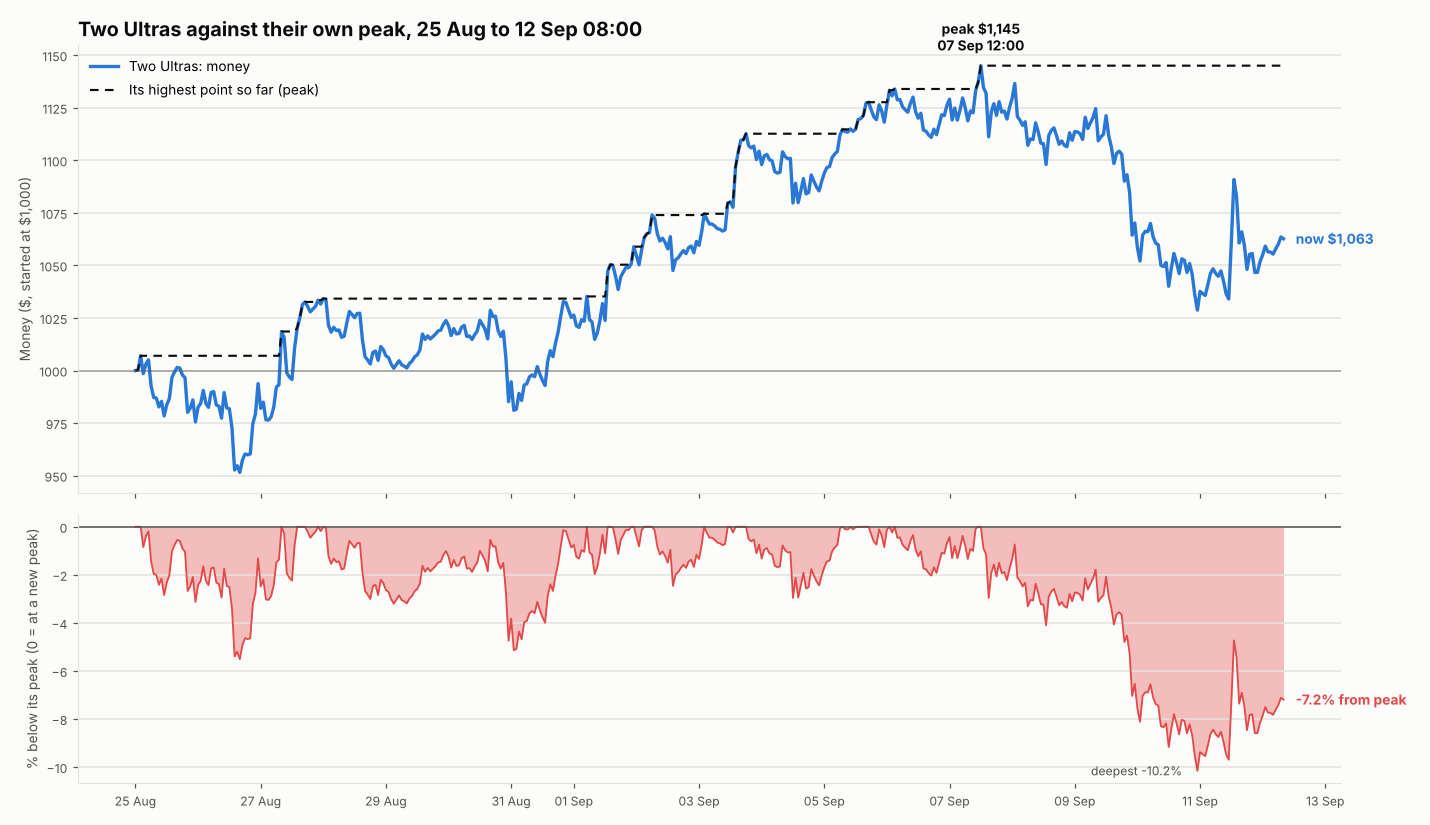

Write Python code to recreate this figure.
#!/usr/bin/env python3
"""The two-Ultra hourly run measured only against its own peak: money, the highest point so far, and how far
below that peak it is each hour.   python3 mixed/peak_chart.py -> mixed/peak_chart.png"""
import csv
import os
from datetime import datetime

import matplotlib
matplotlib.use("Agg")
import matplotlib.pyplot as plt
import matplotlib.dates as mdates

plt.rcParams["text.parse_math"] = False
HERE = os.path.dirname(os.path.abspath(__file__))
INK, INK2, GRID, SURF, BLUE, RED = "#0b0b0b", "#52514e", "#e4e3df", "#fcfcfb", "#2a78d6", "#e34948"


def main():
    rows = [r for r in csv.DictReader(open(os.path.join(HERE, os.environ.get("SRC", "watcher_hourly_3m_ultra.csv")))) if r.get("value")]
    t = [datetime.strptime(r["time"], "%Y-%m-%d %H:%M") for r in rows]
    v = [float(r["value"]) for r in rows]
    pk, peaks = 0.0, []
    for x in v:
        pk = max(pk, x)
        peaks.append(pk)
    dd = [100 * (x / p - 1) for x, p in zip(v, peaks)]
    fig, (a1, a2) = plt.subplots(2, 1, figsize=(13, 7.5), facecolor=SURF, sharex=True, gridspec_kw={"height_ratios": [2, 1.2]})
    a1.plot(t, v, color=BLUE, lw=2.2, label="Two Ultras: money")
    a1.plot(t, peaks, color=INK, lw=1.4, ls=(0, (4, 3)), label="Its highest point so far (peak)")
    i = v.index(max(v))
    a1.annotate(f"peak ${max(v):,.0f}\n{t[i]:%d %b %H:%M}", (t[i], v[i]), xytext=(0, -34), textcoords="offset points",
                ha="center", fontsize=9, color=INK, weight="bold", arrowprops=dict(arrowstyle="-", color=INK2, lw=0.8))
    a1.annotate(f"now ${v[-1]:,.0f}", (t[-1], v[-1]), xytext=(8, 0), textcoords="offset points", fontsize=9,
                color=BLUE, weight="bold", va="center")
    a1.axhline(1000, color=INK2, lw=1, alpha=0.5)
    a1.set_ylabel("Money ($, started at $1,000)", color=INK2, fontsize=9)
    a1.set_title(os.environ.get("TITLE", "Two Ultras against their own peak") + f", 25 Aug to {t[-1]:%d %b %H:%M}", loc="left", fontsize=13,
                 color=INK, weight="bold")
    a1.legend(loc="lower left", fontsize=9, frameon=False)
    a2.fill_between(t, dd, 0, color=RED, alpha=0.35, lw=0)
    a2.plot(t, dd, color=RED, lw=1.2)
    a2.annotate(f"{dd[-1]:+.1f}% from peak", (t[-1], dd[-1]), xytext=(8, 0), textcoords="offset points", fontsize=9,
                color=RED, weight="bold", va="center")
    j = dd.index(min(dd))
    a2.annotate(f"deepest {min(dd):.1f}%", (t[j], dd[j]), xytext=(-10, 0), textcoords="offset points", ha="right", va="center",
                fontsize=8, color=INK2)
    a2.axhline(0, color=INK2, lw=1)
    a2.set_ylabel("% below its peak (0 = at a new peak)", color=INK2, fontsize=9)
    a2.xaxis.set_major_formatter(mdates.DateFormatter("%d %b"))
    for ax in (a1, a2):
        ax.grid(axis="y", color=GRID, lw=1)
        ax.set_facecolor(SURF)
        for s in ("top", "right"):
            ax.spines[s].set_visible(False)
        for s in ("left", "bottom"):
            ax.spines[s].set_color(GRID)
        ax.tick_params(colors=INK2, labelsize=8)
    fig.tight_layout()
    fig.savefig(os.path.join(HERE, os.environ.get("OUT", "peak_chart.png")), dpi=110, facecolor=SURF)


if __name__ == "__main__":
    main()
